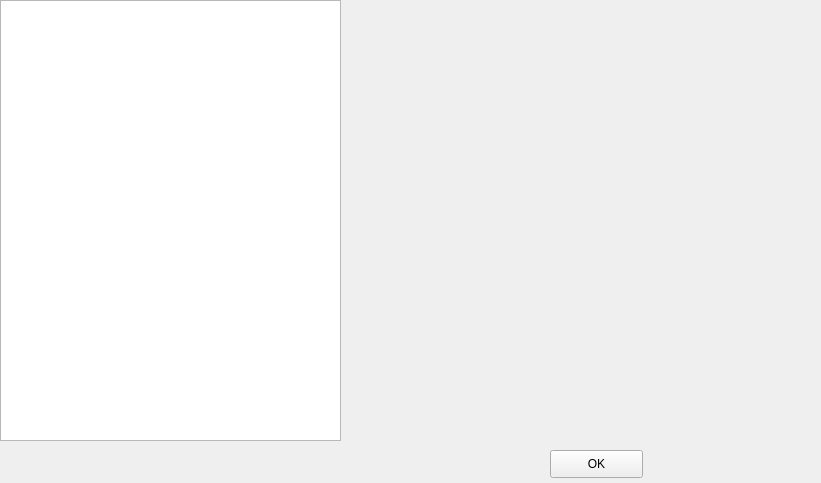
<?xml version="1.0" encoding="UTF-8"?>
<ui version="4.0">
 <class>WidgetsView</class>
 <widget class="QWidget" name="WidgetsView">
  <property name="geometry">
   <rect>
    <x>0</x>
    <y>0</y>
    <width>821</width>
    <height>483</height>
   </rect>
  </property>
  <property name="windowTitle">
   <string>Form</string>
  </property>
  <widget class="QListWidget" name="listWidget">
   <property name="geometry">
    <rect>
     <x>0</x>
     <y>0</y>
     <width>341</width>
     <height>441</height>
    </rect>
   </property>
   <property name="frameShape">
    <enum>QFrame::StyledPanel</enum>
   </property>
  </widget>
  <widget class="QPushButton" name="okButton">
   <property name="geometry">
    <rect>
     <x>550</x>
     <y>450</y>
     <width>93</width>
     <height>28</height>
    </rect>
   </property>
   <property name="text">
    <string>OK</string>
   </property>
  </widget>
 </widget>
 <resources/>
 <connections/>
</ui>
